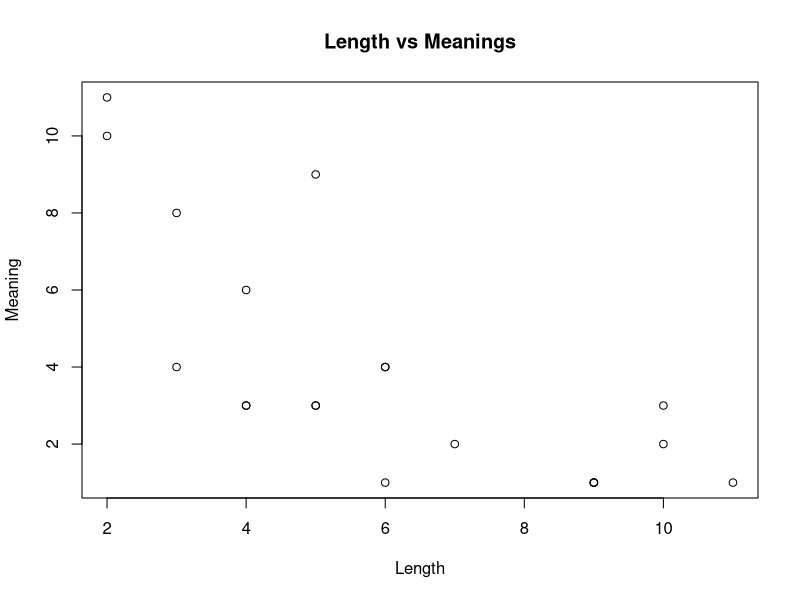

The R source for this figure:
## ---- chunk 1
knitr::opts_chunk$set(echo = TRUE)
## ---- chunk 2
library(dplyr)
library(xtable)
## ---- chunk 3
data <- read.csv("chap1.csv")
## ---- chunk 4
data
## ---- chunk 5
summarise_all(data,mean)
## ---- chunk 6
summarise_all(data,sd)
## ---- chunk 7
rm(data)
## ---- chunk 8
data <- read.csv("chap1.csv", header = FALSE, skip = 1)
Length = data$V1
Meaning = data$V2
## ---- chunk 9
cor1=cor.test(Length, Meaning,method = c("pearson"))
reg1=lm(Length~Meaning)
aov1=aov(Length~Meaning)
## ---- chunk 10
plot(data, main = "Length vs Meanings", xlab = "Length", ylab = "Meaning")
## ---- chunk 11
cor_table = data.frame(df = cor1$parameter, 
                       t = cor1$statistic, 
                       p = cor1$p.value, 
                       r = cor1$estimate, 
                       LowC.I. = cor1$conf.int[1], 
                       UpperC.I = cor1$conf.int[2]) 
#print(cor1)
knitr::kable(xtable((cor_table)))
## ---- chunk 12
knitr::kable(xtable(summary(reg1)))
## ---- chunk 13
knitr::kable(xtable((summary(aov1))))
